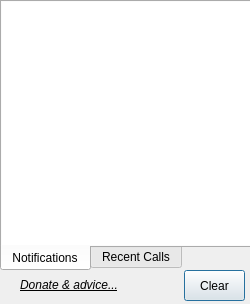
<?xml version="1.0" encoding="UTF-8"?>
<ui version="4.0">
 <class>CMainWnd</class>
 <widget class="QDialog" name="CMainWnd">
  <property name="geometry">
   <rect>
    <x>0</x>
    <y>0</y>
    <width>250</width>
    <height>304</height>
   </rect>
  </property>
  <property name="sizePolicy">
   <sizepolicy hsizetype="Fixed" vsizetype="Fixed">
    <horstretch>0</horstretch>
    <verstretch>0</verstretch>
   </sizepolicy>
  </property>
  <property name="minimumSize">
   <size>
    <width>220</width>
    <height>300</height>
   </size>
  </property>
  <property name="windowTitle">
   <string>BB Notifier</string>
  </property>
  <property name="windowIcon">
   <iconset resource="CallNotifierServer.qrc">
    <normaloff>:/Images/GreenIco.ico</normaloff>:/Images/GreenIco.ico</iconset>
  </property>
  <widget class="QPushButton" name="btnClearHistory">
   <property name="geometry">
    <rect>
     <x>184</x>
     <y>270</y>
     <width>61</width>
     <height>31</height>
    </rect>
   </property>
   <property name="sizePolicy">
    <sizepolicy hsizetype="Maximum" vsizetype="Fixed">
     <horstretch>0</horstretch>
     <verstretch>0</verstretch>
    </sizepolicy>
   </property>
   <property name="text">
    <string>Clear</string>
   </property>
  </widget>
  <widget class="QLinkLabel" name="linkLabel">
   <property name="geometry">
    <rect>
     <x>20</x>
     <y>275</y>
     <width>101</width>
     <height>21</height>
    </rect>
   </property>
   <property name="cursor">
    <cursorShape>PointingHandCursor</cursorShape>
   </property>
   <property name="toolTip">
    <string>Donate to future project development...
We have a lot of great ideas and features to implement !!!</string>
   </property>
   <property name="styleSheet">
    <string notr="true">QLabel
{
	font: 75 italic;
	text-decoration: underline;
}
</string>
   </property>
   <property name="text">
    <string>Donate &amp; advice...</string>
   </property>
   <property name="textFormat">
    <enum>Qt::RichText</enum>
   </property>
  </widget>
  <widget class="QTabWidget" name="tabLists">
   <property name="geometry">
    <rect>
     <x>0</x>
     <y>0</y>
     <width>261</width>
     <height>271</height>
    </rect>
   </property>
   <property name="sizePolicy">
    <sizepolicy hsizetype="Fixed" vsizetype="Fixed">
     <horstretch>0</horstretch>
     <verstretch>0</verstretch>
    </sizepolicy>
   </property>
   <property name="tabPosition">
    <enum>QTabWidget::South</enum>
   </property>
   <property name="tabShape">
    <enum>QTabWidget::Rounded</enum>
   </property>
   <property name="currentIndex">
    <number>0</number>
   </property>
   <property name="elideMode">
    <enum>Qt::ElideNone</enum>
   </property>
   <property name="documentMode">
    <bool>false</bool>
   </property>
   <widget class="QWidget" name="tabNotifications">
    <property name="sizePolicy">
     <sizepolicy hsizetype="Fixed" vsizetype="Fixed">
      <horstretch>0</horstretch>
      <verstretch>0</verstretch>
     </sizepolicy>
    </property>
    <attribute name="title">
     <string>Notifications</string>
    </attribute>
    <widget class="QListWidget" name="listNotifications">
     <property name="geometry">
      <rect>
       <x>0</x>
       <y>0</y>
       <width>250</width>
       <height>247</height>
      </rect>
     </property>
     <property name="frameShape">
      <enum>QFrame::NoFrame</enum>
     </property>
     <property name="autoScrollMargin">
      <number>16</number>
     </property>
     <property name="editTriggers">
      <set>QAbstractItemView::NoEditTriggers</set>
     </property>
     <property name="alternatingRowColors">
      <bool>true</bool>
     </property>
     <property name="selectionMode">
      <enum>QAbstractItemView::NoSelection</enum>
     </property>
     <property name="verticalScrollMode">
      <enum>QAbstractItemView::ScrollPerPixel</enum>
     </property>
     <property name="horizontalScrollMode">
      <enum>QAbstractItemView::ScrollPerPixel</enum>
     </property>
     <property name="movement">
      <enum>QListView::Static</enum>
     </property>
     <property name="resizeMode">
      <enum>QListView::Adjust</enum>
     </property>
     <property name="modelColumn">
      <number>0</number>
     </property>
     <property name="uniformItemSizes">
      <bool>false</bool>
     </property>
     <property name="selectionRectVisible">
      <bool>false</bool>
     </property>
    </widget>
   </widget>
   <widget class="QWidget" name="tabCalls">
    <property name="sizePolicy">
     <sizepolicy hsizetype="Fixed" vsizetype="Fixed">
      <horstretch>0</horstretch>
      <verstretch>0</verstretch>
     </sizepolicy>
    </property>
    <attribute name="title">
     <string>Recent Calls</string>
    </attribute>
    <widget class="QListWidget" name="listHistory">
     <property name="geometry">
      <rect>
       <x>0</x>
       <y>0</y>
       <width>250</width>
       <height>247</height>
      </rect>
     </property>
     <property name="frameShape">
      <enum>QFrame::NoFrame</enum>
     </property>
     <property name="frameShadow">
      <enum>QFrame::Plain</enum>
     </property>
     <property name="autoScrollMargin">
      <number>16</number>
     </property>
     <property name="editTriggers">
      <set>QAbstractItemView::NoEditTriggers</set>
     </property>
     <property name="alternatingRowColors">
      <bool>true</bool>
     </property>
     <property name="selectionMode">
      <enum>QAbstractItemView::NoSelection</enum>
     </property>
     <property name="verticalScrollMode">
      <enum>QAbstractItemView::ScrollPerPixel</enum>
     </property>
     <property name="horizontalScrollMode">
      <enum>QAbstractItemView::ScrollPerPixel</enum>
     </property>
     <property name="movement">
      <enum>QListView::Static</enum>
     </property>
     <property name="resizeMode">
      <enum>QListView::Adjust</enum>
     </property>
     <property name="modelColumn">
      <number>0</number>
     </property>
     <property name="uniformItemSizes">
      <bool>true</bool>
     </property>
    </widget>
   </widget>
  </widget>
 </widget>
 <layoutdefault spacing="6" margin="11"/>
 <customwidgets>
  <customwidget>
   <class>QLinkLabel</class>
   <extends>QLabel</extends>
   <header>LinkLabel.h</header>
  </customwidget>
 </customwidgets>
 <resources>
  <include location="CallNotifierServer.qrc"/>
 </resources>
 <connections/>
</ui>
